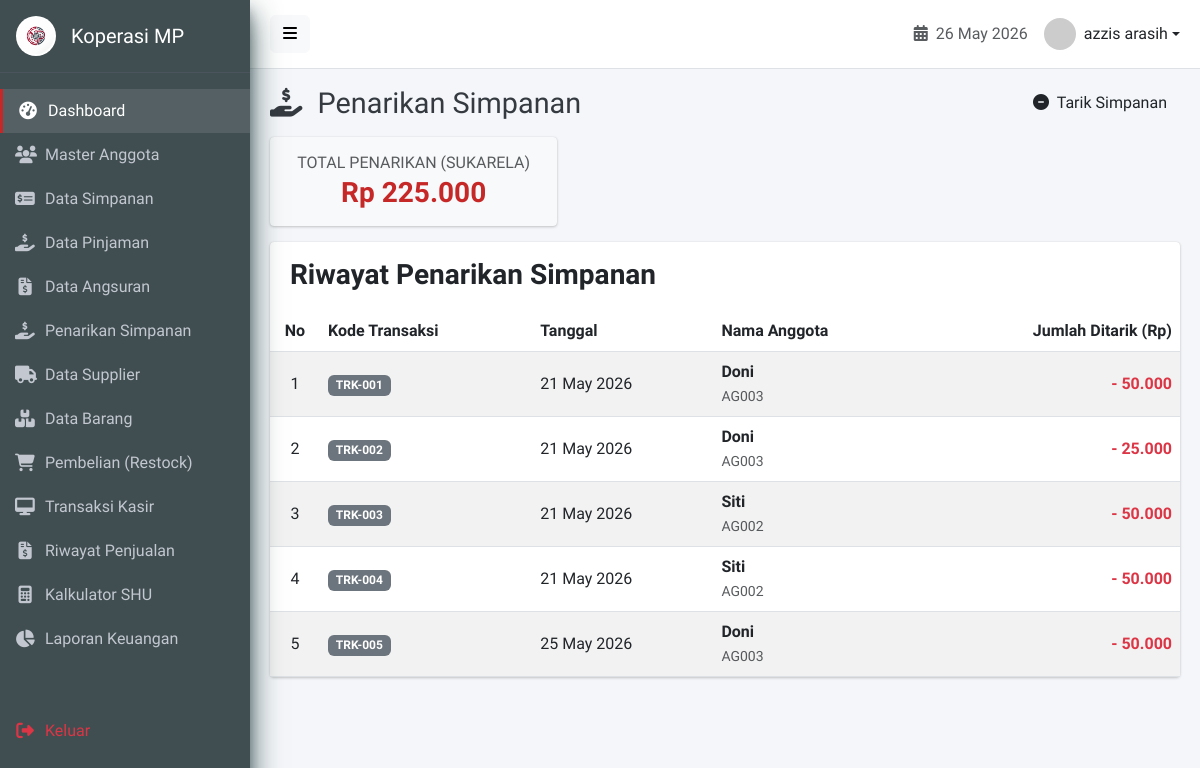
/penarikan.php (signed in), run on the app's committed database.
### tables this page shows
CREATE TABLE `penarikan_simpanan` (
  `id_penarikan` int(11) NOT NULL AUTO_INCREMENT,
  `kode_penarikan` varchar(50) DEFAULT NULL,
  `id_anggota` int(11) NOT NULL,
  `jumlah` decimal(15,2) DEFAULT NULL CHECK (`jumlah` > 0),
  `tanggal` date DEFAULT NULL,
  `created_at` timestamp NOT NULL DEFAULT current_timestamp(),
  PRIMARY KEY (`id_penarikan`),
  UNIQUE KEY `kode_penarikan` (`kode_penarikan`),
  KEY `id_anggota` (`id_anggota`)
);

CREATE TABLE `anggota` (
  `id_anggota` int(11) NOT NULL AUTO_INCREMENT,
  `no_anggota` varchar(30) NOT NULL,
  `nama_anggota` varchar(100) NOT NULL,
  `jk` enum('L','P') DEFAULT NULL,
  `alamat` text DEFAULT NULL,
  `no_hp` varchar(20) DEFAULT NULL,
  `tanggal_gabung` date DEFAULT NULL,
  `status` enum('aktif','nonaktif') DEFAULT 'aktif',
  `created_at` timestamp NOT NULL DEFAULT current_timestamp(),
  `updated_at` timestamp NOT NULL DEFAULT current_timestamp() ON UPDATE current_timestamp(),
  `deleted_at` timestamp NULL DEFAULT NULL,
  PRIMARY KEY (`id_anggota`),
  UNIQUE KEY `no_anggota` (`no_anggota`),
  KEY `idx_nama_anggota` (`nama_anggota`)
);

### penarikan.php (the view, shortened to what this page needs)
<?php
require_once 'config/database.php';
include 'views/layouts/header.php';
?>
<div class="content-header">
    <div class="d-flex justify-content-between align-items-center">
        <h1 class="m-0"><i class="fas fa-hand-holding-usd me-2"></i> Penarikan Simpanan</h1>
        <a href="penarikan_tambah.php" class="btn btn-crimson"><i class="fas fa-minus-circle me-1"></i> Tarik
            Simpanan</a>
    </div>
</div>
<section class="content">
    <div class="row mb-3">
        <div class="col-md-4">
            <div class="card bg-light">
                <div class="card-body text-center">
                    <?php
                    $q_total = $conn->query("SELECT SUM(jumlah) as total FROM penarikan_simpanan");
                    $total_penarikan = $q_total->fetch_assoc()['total'] ?? 0;
                    ?>
                    <h6 class="text-muted text-uppercase mb-1">Total Penarikan (Sukarela)</h6>
                    <h3 class="mb-0 fw-bold" style="color: var(--accent-red);">Rp
                        <?php echo number_format($total_penarikan, 0, ',', '.'); ?>
                    </h3>
                </div>
            </div>
        </div>
    </div>
    <div class="card">
        <div class="card-header border-0 pt-3">
            <h3 class="card-title fw-bold">Riwayat Penarikan Simpanan</h3>
        </div>
        <div class="card-body p-0">
            <div class="table-responsive">
                <table class="table table-hover table-striped align-middle mb-0">
                    <thead class="bg-light">
                        <tr>
                            <th class="text-center" width="50">No</th>
                            <th>Kode Transaksi</th>
                            <th>Tanggal</th>
                            <th>Nama Anggota</th>
                            <th class="text-end">Jumlah Ditarik (Rp)</th>
                        </tr>
                    </thead>
                    <tbody>
                        <?php
                        $no = 1;
                        $query = $conn->query("
                            SELECT p.*, a.nama_anggota, a.no_anggota
                            FROM penarikan_simpanan p
                            JOIN anggota a ON p.id_anggota = a.id_anggota
                            ORDER BY p.id_penarikan ASC
                        ");
                        if ($query->num_rows > 0):
                            while ($row = $query->fetch_assoc()):
                                ?>
                                <tr>
                                    <td class="text-center"><?php echo $no++; ?></td>
                                    <td><span class="badge bg-secondary"><?php echo $row['kode_penarikan']; ?></span></td>
                                    <td><?php echo date('d M Y', strtotime($row['tanggal'])); ?></td>
                                    <td>
                                        <div class="fw-bold"><?php echo htmlspecialchars($row['nama_anggota']); ?></div>
                                        <small class="text-muted"><?php echo $row['no_anggota']; ?></small>
                                    </td>
                                    <td class="text-end fw-bold text-danger">
                                        - <?php echo number_format($row['jumlah'], 0, ',', '.'); ?>
                                    </td>
                                </tr>
                                <?php
                            endwhile;
                        else:
                            ?>
                            <tr>
                                <td colspan="5" class="text-center py-4 text-muted">Belum ada transaksi penarikan.</td>
                            </tr>
                        <?php endif; ?>
                    </tbody>
                </table>
            </div>
        </div>
    </div>
</section>
<?php include 'views/layouts/footer.php'; ?>

### assets/css/style.css (style rules this page uses)
:root { --primary-color: #404e51; --accent-red: #C62828; --accent-red-hover: #b71c1c; --bg-color: #f4f6f9; --text-main: #333333; --sidebar-text: #c2c7d0; --border-color: #dee2e6; }
body { font-family: 'Source Sans Pro', sans-serif; background-color: var(--bg-color); color: var(--text-main); margin: 0; overflow-x: hidden; }
.content-header { padding: 15px 20px; }
.content-header h1 { font-size: 1.8rem; margin: 0; color: #343a40; font-weight: 400; }
.content { padding: 0 20px 20px 20px; }
.card { box-shadow: 0 0 1px rgba(0, 0, 0, .125), 0 1px 3px rgba(0, 0, 0, .2); border: 0 solid rgba(0, 0, 0, .125); border-radius: .25rem; background-color: #fff; }
.card-header { background-color: transparent; border-bottom: 1px solid rgba(0, 0, 0, .125); padding: .75rem 1.25rem; position: relative; border-top-left-radius: .25rem; border-top-right-radius: .25rem; }
.btn { transition: all 0.3s ease; position: relative; overflow: hidden; }

### data on the page
penarikan_simpanan: kode_penarikan "TRK-001", tanggal "21 May 2026", id_anggota.nama_anggota "Doni", id_anggota.no_anggota "AG003", jumlah "50.000"
penarikan_simpanan: kode_penarikan "TRK-002", tanggal "21 May 2026", id_anggota.nama_anggota "Doni", id_anggota.no_anggota "AG003", jumlah "25.000"
penarikan_simpanan: kode_penarikan "TRK-003", tanggal "21 May 2026", id_anggota.nama_anggota "Siti", id_anggota.no_anggota "AG002", jumlah "50.000"
penarikan_simpanan: kode_penarikan "TRK-004", tanggal "21 May 2026", id_anggota.nama_anggota "Siti", id_anggota.no_anggota "AG002", jumlah "50.000"
penarikan_simpanan: kode_penarikan "TRK-005", tanggal "25 May 2026", id_anggota.nama_anggota "Doni", id_anggota.no_anggota "AG003", jumlah "50.000"

### other printed values
$_SESSION['nama'] "azzis arasih"
$total_penarikan "225.000"
